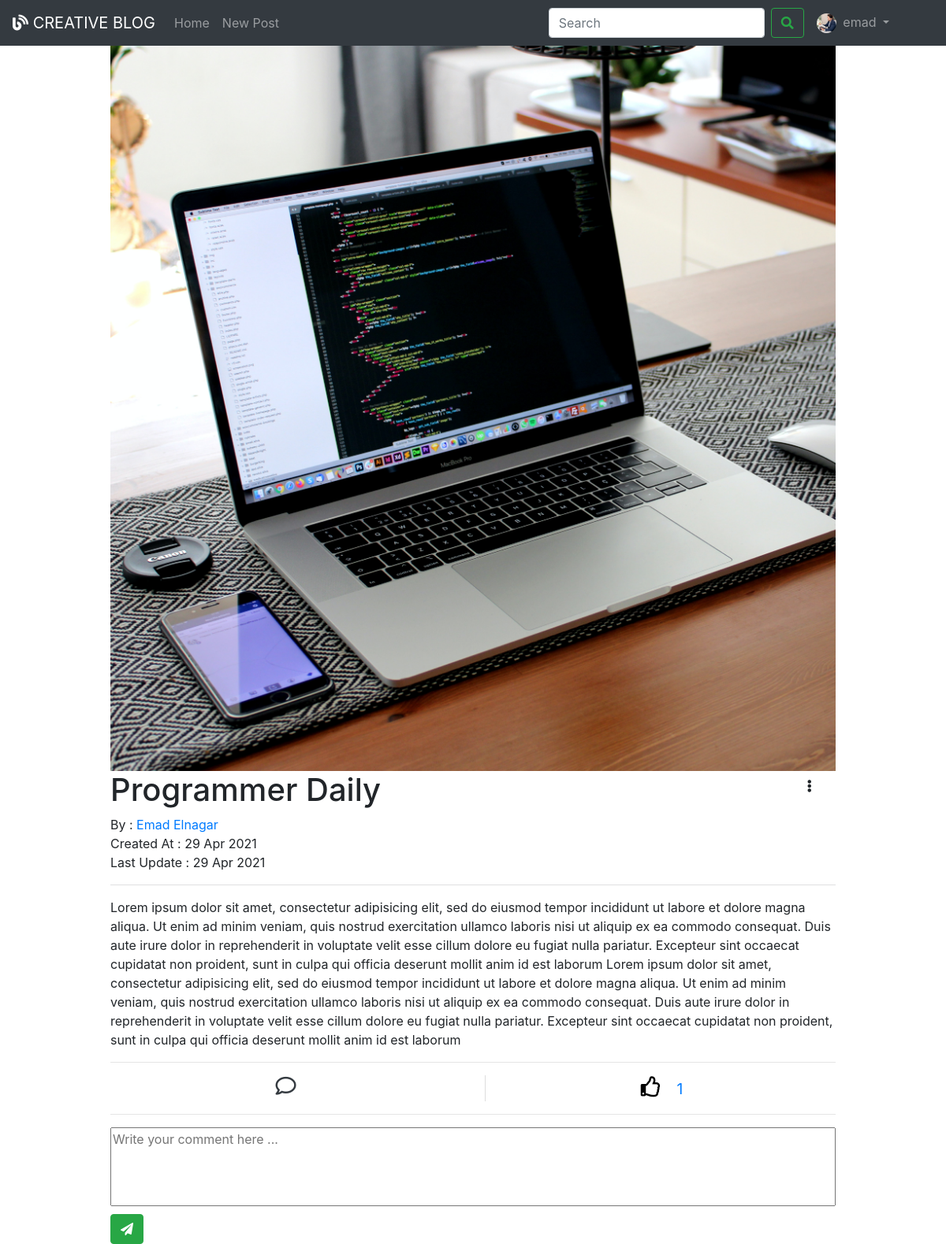
/programmer-daily (signed in), run on the app's committed database.
### accounts/models.py (models this page shows, shortened)
class Profile(models.Model):
    user = models.OneToOneField(User, on_delete=models.CASCADE)
    birth_date = models.DateTimeField(auto_now=False, auto_now_add=False, null=True, blank=True)
    image = models.ImageField(upload_to='profile/', null=True, blank=True)

### blog/models.py (models this page shows, shortened)
class Post(models.Model):
    title = models.CharField(max_length=255)
    author = models.ForeignKey(User, on_delete=models.CASCADE)
    body = models.TextField()
    created_at = models.DateTimeField(auto_now_add=True)
    last_update = models.DateTimeField(auto_now=True)
    image = models.ImageField()
    liked = models.ManyToManyField(User, related_name='like_post')
    slug = models.SlugField(blank=True, null=True, unique=True)
    def __str__(self):
        return self.title
    def like_num(self):
        return self.liked.count()
    class Meta:
        ordering = ['-last_update']

### blog/views.py (the view)
# urls.py: path('<str:slug>', views.blog_single, name='blog_single'),
def blog_single(request, slug):
    blog_single = Post.objects.get(slug=slug)
    comment = Comment.objects.filter(post=blog_single).order_by('-id')
    if request.method == 'POST':
        comment_form = CommentForm(request.POST or None)
        if comment_form.is_valid():
            content = request.POST.get('comment_body')
            comment = Comment.objects.create(post = blog_single, user_commented = request.user, comment_body = content)
            comment.save()
            return HttpResponseRedirect(blog_single.get_absolute_url())
    else:
        comment_form = CommentForm()
    context = {
        'post':blog_single,
        'comments':comment,
        'comment_form':comment_form
    }
    return render(request, 'blog-single.html', context)

### blog/form.py
class CommentForm(forms.ModelForm):
    class Meta:
        model = Comment
        fields = ['comment_body']
    comment_body = forms.CharField(label ="", widget = forms.Textarea(
    attrs ={
        'placeholder':'Write your comment here ...',
    }))

### blog/templates/blog-single.html (shortened to what this page needs)
{% extends 'base.html' %}
{% load static %}
{% block body %}
    <div class="container">
        <div class="row">
            <div class="col-12 col-md-10 mx-auto">
                <div class="post-single">
                    <img src="{{post.image.url}}" class="img-fluid">
                    <div class="row">
                        <div class="col-11">
                            <h1 class="text-capitalize">{{post}}</h1>
                            {% if post.author.first_name %}
                                <span class="text-capitalize d-block">by :
                                    <a href="{% url 'accounts:profile' post.author.profile.id %}">
                                        {{post.author.first_name}} {{post.author.last_name}}
                                    </a>
                                </span>
                            {% else %}
                                <span class="text-capitalize d-block">by :
                                    <a href="{% url 'accounts:profile' post.author.profile.id %}">
                                        {{post.author}}
                                    </a>
                                </span>
                            {% endif %}
                            <span class="text-capitalize d-block">created at : {{post.created_at|date:'d M o'}}</span>
                            <span class="text-capitalize d-block">last update : {{post.last_update|date:'d M o'}}</span>
                        </div>
                        <div class="col-1">
                            {% if post.author == request.user %}
                                <div class="btn-group">
                                    <button type="button" class="btn" data-toggle="dropdown" aria-haspopup="true" aria-expanded="false">
                                        <i class="fas fa-ellipsis-v"></i>
                                    </button>
                                </div>
                            {% endif %}
                        </div>
                    </div>
                    <hr class="bg-light">
                    <p>
                        {{post.body}}
                    </p>
                    <hr>
                    <div class="row">
                        <div class="col-6">
                            <div class="text-center">
                                {% if user.is_authenticated %}
                                    <a href="#comment" class="text-dark"><i class="far fa-comment fa-fw"></i></a>
                                {% else %}
                                    <a href="/accounts/login" class="text-dark"><i class="far fa-comment fa-fw"></i></a>
                                {% endif %}
                            </div>
                        </div>
                        <div class="col-6">
                            <div class="text-center vr">
                                <form action="{% url 'blog:like_post' post.slug %}" method="POST" class="d-inline">
                                    {% if request.user in post.liked.all %}
                                        <button type="submit" class="my-btn">
                                            <i class="far fa-thumbs-up fa-fw text-primary"></i>
                                        </button>
                                    {% else %}
                                        <button type="submit" class="my-btn">
                                            <i class="far fa-thumbs-up fa-fw"></i>
                                        </button>
                                    {% endif %}
                                </form>
                                {% if post.like_num > 0 %}
                                    <big>
                                        <button type="button" class="text-primary my-btn" data-toggle="modal" data-target="#exampleModal">
                                            {{post.like_num}}
                                        </button>
                                    </big>
                                {% else %}
                                    <big>
                                        {{post.like_num}}
                                    </big>
                                {% endif %}
                            </div>
                        </div>
                    </div>
                    <hr>
                </div>
                <div class="comments">
                   {% if user.is_authenticated %}
                    <div class="col-12 p-0">
                            <form class="my-form comment-form" method="POST" id="comment">
                                {{comment_form}}
                                <button type="submit" class="btn btn-success mt-1"><i class="fas fa-paper-plane"></i></button>
                            </form>
                        </div>
                    {% endif %}
                </div>
            </div>
        </div>
    </div>
{% endblock body %}

### templates/base.html (shortened to what this page needs)
{% load static %}
<!DOCTYPE html>
<html>
<head>
    <link rel="stylesheet" href="{% static 'css/bootstrap.min.css' %}">
    <link rel="stylesheet" href="{% static 'css/fontawsome/fontawsomefiles/all.min.css' %}">
	<link rel="stylesheet" href="{% static 'css/fontawsome/fontawsomefiles/fontawsome.min.css' %}">
    <link rel="stylesheet" href="{% static 'css/style.css' %}">
</head>
<body>
    <nav class="navbar navbar-expand-lg navbar-dark bg-dark">
        <a class="navbar-brand text-uppercase" href="/"><i class="fas fa-blog"></i> creative blog</a>
        <div class="collapse navbar-collapse" id="navbarSupportedContent">
            <ul class="navbar-nav mr-auto">
                <li class="nav-item">
                    <a class="nav-link text-capitalize" href="/">home</a>
                </li>
                <li class="nav-item">
                    <a class="nav-link text-capitalize" href="/add-new-post">new post</a>
                </li>
            </ul>
            <form class="form-inline my-0 my-lg-0">
                <input class="form-control mr-sm-2" type="search" placeholder="Search" aria-label="Search">
                <button class="btn btn-outline-success my-2 my-sm-0" type="submit">
                    <i class="fas fa-search"></i>
                </button>
            </form>
            <ul class="navbar-nav">
                {% if user.is_authenticated %}
                    <li class="nav-item dropdown mr-5 ml-2">
                        <a class="nav-link dropdown-toggle" href="#" id="navbarDropdown" role="button" data-toggle="dropdown" aria-haspopup="true" aria-expanded="false">
                            {% if request.user.profile.image %}
                                <img src="{{request.user.profile.image.url}}" class="rounded-circle mr-1 user-profile-img">
                            {% else %}
                                <img src="{% static 'img/default-user-image.png' %}" class="rounded-circle mr-1 user-profile-img">
                            {% endif %}
                            {{request.user}}
                        </a>
                    </li>
                {% endif %}
            </ul>
        </div>
    </nav>
    {% block body %}
    {% endblock body %}
</body>
</html>

### static/css/style.css (style rules this page uses)
.my-form input, .my-form .submit, .my-form textarea { width: 100%; }
.my-form textarea { resize: none; }
.post-single .fa-comment, .post-single .fa-thumbs-up { font-size: 26px; }
.vr { border-left: 1px solid #ddd; }
.my-btn { border: none; background: none; }
.comment-form textarea { height: 100px; }
.user-profile-img { width: 25px; height: 25px; }

### data on the page
Post: image (picture), title "Programmer Daily", author.first_name "Emad", author.last_name "Elnagar", created_at "29 Apr 2021", last_update "29 Apr 2021", body "Lorem ipsum dolor sit amet, consectetur adipisicing elit, sed do eiusmod tempor incididunt ut labore et dolore magna aliqua. Ut enim ad minim veniam, quis nostrud exercitation ullamco laboris nisi ut aliquip ex ea commodo consequat. Duis aute irure dolor in reprehenderit in voluptate velit esse cillum dolore eu fugiat nulla pariatur. Excepteur sint occaecat cupidatat non proident, sunt in culpa qui officia deserunt mollit anim id est laborum Lorem ipsum dolor sit amet, consectetur adipisicing elit, sed do eiusmod tempor incididunt ut labore et dolore magna aliqua. Ut enim ad minim veniam, quis nostrud exercitation ullamco laboris nisi ut aliquip ex ea commodo consequat. Duis aute irure…", like_num "1"

### other printed values
{{ request.user }} "emad"
